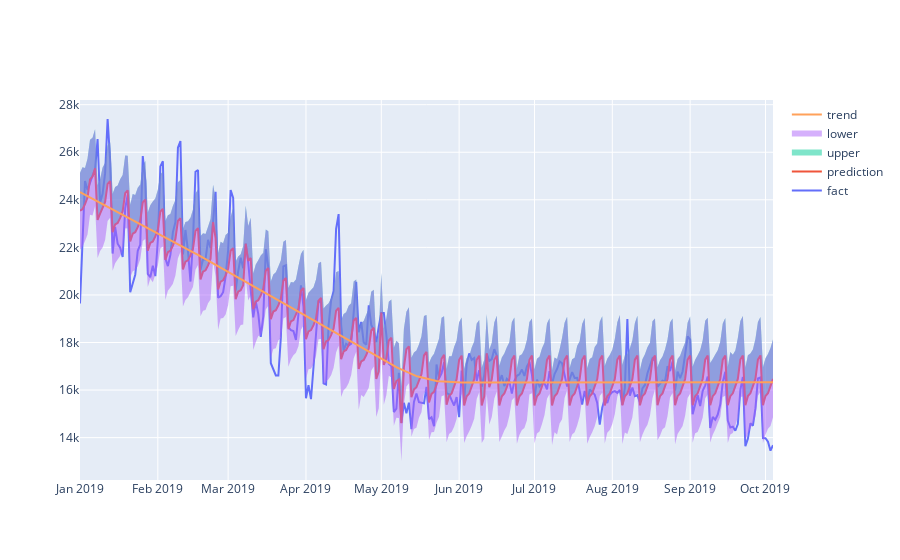

The code cell stored with this chart in its notebook:
### Code cell
# Рисуем график с границами прогноза
from plotly.offline import download_plotlyjs, init_notebook_mode, plot, iplot
import plotly.graph_objs as go
init_notebook_mode(connected=True)

iplot([
    go.Scatter(x=df['ds'], y=df['y'], name='fact'),
    go.Scatter(x=forecast['ds'], y=forecast['yhat'], name='prediction'),
    go.Scatter(x=forecast['ds'], y=forecast['yhat_upper'], fill='tonexty', mode='none', name='upper'),
    go.Scatter(x=forecast['ds'], y=forecast['yhat_lower'], fill='tonexty', mode='none', name='lower'),
    go.Scatter(x=forecast['ds'], y=forecast['trend'], name='trend')
])

### Figure 1 — Plotly figure (JSON) as saved in the notebook; plotly's stock layout.template omitted (floating-point values rounded to 4 significant figures; data arrays with more than 128 entries replaced by an {"elided": "..."} marker saying what was removed)
{"data": [{"name": "fact", "type": "scatter", "x": {"elided": "277 str values"}, "y": {"elided": "277 int values"}}, {"name": "prediction", "type": "scatter", "x": {"elided": "277 str values"}, "y": {"elided": "277 float values"}}, {"fill": "tonexty", "mode": "none", "name": "upper", "type": "scatter", "x": {"elided": "277 str values"}, "y": {"elided": "277 float values"}}, {"fill": "tonexty", "mode": "none", "name": "lower", "type": "scatter", "x": {"elided": "277 str values"}, "y": {"elided": "277 float values"}}, {"name": "trend", "type": "scatter", "x": {"elided": "277 str values"}, "y": {"elided": "277 float values"}}], "layout": {}}
